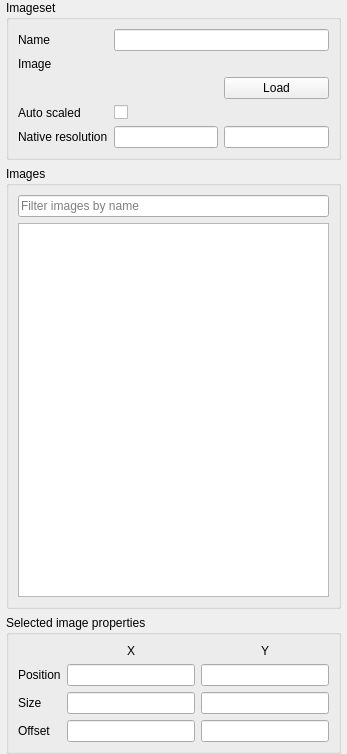
<?xml version="1.0" encoding="UTF-8"?>
<ui version="4.0">
 <class>DockWidget</class>
 <widget class="QDockWidget" name="DockWidget">
  <property name="geometry">
   <rect>
    <x>0</x>
    <y>0</y>
    <width>347</width>
    <height>754</height>
   </rect>
  </property>
  <property name="minimumSize">
   <size>
    <width>347</width>
    <height>463</height>
   </size>
  </property>
  <property name="windowTitle">
   <string>Imageset Editing</string>
  </property>
  <widget class="QWidget" name="dockWidgetContents">
   <layout class="QVBoxLayout" name="verticalLayout">
    <property name="spacing">
     <number>6</number>
    </property>
    <property name="sizeConstraint">
     <enum>QLayout::SetNoConstraint</enum>
    </property>
    <property name="leftMargin">
     <number>6</number>
    </property>
    <property name="topMargin">
     <number>0</number>
    </property>
    <property name="rightMargin">
     <number>6</number>
    </property>
    <property name="bottomMargin">
     <number>0</number>
    </property>
    <item>
     <widget class="QGroupBox" name="imagesetGroupBox">
      <property name="minimumSize">
       <size>
        <width>0</width>
        <height>117</height>
       </size>
      </property>
      <property name="title">
       <string>Imageset</string>
      </property>
      <layout class="QGridLayout" name="gridLayout_2">
       <property name="sizeConstraint">
        <enum>QLayout::SetMinimumSize</enum>
       </property>
       <item row="0" column="0">
        <widget class="QLabel" name="nameLabel">
         <property name="text">
          <string>Name</string>
         </property>
         <property name="buddy">
          <cstring>name</cstring>
         </property>
        </widget>
       </item>
       <item row="0" column="1" colspan="2">
        <widget class="QLineEdit" name="name"/>
       </item>
       <item row="1" column="0">
        <widget class="QLabel" name="imageLabel">
         <property name="text">
          <string>Image</string>
         </property>
        </widget>
       </item>
       <item row="1" column="1" colspan="2">
        <widget class="FileLineEdit" name="image" native="true">
         <property name="sizePolicy">
          <sizepolicy hsizetype="Preferred" vsizetype="Fixed">
           <horstretch>0</horstretch>
           <verstretch>0</verstretch>
          </sizepolicy>
         </property>
        </widget>
       </item>
       <item row="3" column="0">
        <widget class="QLabel" name="autoScaleLabel">
         <property name="text">
          <string>Auto scaled</string>
         </property>
         <property name="buddy">
          <cstring>autoScaled</cstring>
         </property>
        </widget>
       </item>
       <item row="3" column="1" colspan="2">
        <widget class="QCheckBox" name="autoScaled">
         <property name="text">
          <string/>
         </property>
        </widget>
       </item>
       <item row="4" column="0">
        <widget class="QLabel" name="nativeResolutionLabel">
         <property name="text">
          <string>Native resolution</string>
         </property>
        </widget>
       </item>
       <item row="4" column="1">
        <widget class="QLineEdit" name="nativeHorzRes"/>
       </item>
       <item row="4" column="2">
        <widget class="QLineEdit" name="nativeVertRes"/>
       </item>
       <item row="2" column="2">
        <widget class="QPushButton" name="imageLoad">
         <property name="text">
          <string>Load</string>
         </property>
        </widget>
       </item>
      </layout>
     </widget>
    </item>
    <item>
     <widget class="QGroupBox" name="imagesGroupBox">
      <property name="minimumSize">
       <size>
        <width>0</width>
        <height>100</height>
       </size>
      </property>
      <property name="title">
       <string>Images</string>
      </property>
      <layout class="QVBoxLayout" name="verticalLayout_2">
       <item>
        <widget class="QLineEdit" name="filterBox">
         <property name="placeholderText">
          <string>Filter images by name</string>
         </property>
        </widget>
       </item>
       <item>
        <widget class="QListWidget" name="list">
         <property name="editTriggers">
          <set>QAbstractItemView::DoubleClicked|QAbstractItemView::EditKeyPressed|QAbstractItemView::SelectedClicked</set>
         </property>
         <property name="alternatingRowColors">
          <bool>false</bool>
         </property>
         <property name="selectionMode">
          <enum>QAbstractItemView::ExtendedSelection</enum>
         </property>
         <property name="iconSize">
          <size>
           <width>32</width>
           <height>32</height>
          </size>
         </property>
         <property name="selectionRectVisible">
          <bool>true</bool>
         </property>
         <property name="sortingEnabled">
          <bool>true</bool>
         </property>
        </widget>
       </item>
      </layout>
     </widget>
    </item>
    <item>
     <widget class="QGroupBox" name="propertiesGroupBox">
      <property name="sizePolicy">
       <sizepolicy hsizetype="Minimum" vsizetype="Minimum">
        <horstretch>0</horstretch>
        <verstretch>0</verstretch>
       </sizepolicy>
      </property>
      <property name="title">
       <string>Selected image properties</string>
      </property>
      <layout class="QGridLayout" name="gridLayout">
       <item row="1" column="2">
        <widget class="QLineEdit" name="positionY">
         <property name="sizePolicy">
          <sizepolicy hsizetype="Expanding" vsizetype="Fixed">
           <horstretch>0</horstretch>
           <verstretch>0</verstretch>
          </sizepolicy>
         </property>
        </widget>
       </item>
       <item row="1" column="1">
        <widget class="QLineEdit" name="positionX"/>
       </item>
       <item row="1" column="0">
        <widget class="QLabel" name="positionLabel">
         <property name="text">
          <string>Position</string>
         </property>
        </widget>
       </item>
       <item row="2" column="1">
        <widget class="QLineEdit" name="width"/>
       </item>
       <item row="2" column="2">
        <widget class="QLineEdit" name="height"/>
       </item>
       <item row="2" column="0">
        <widget class="QLabel" name="sizeLabel">
         <property name="text">
          <string>Size</string>
         </property>
        </widget>
       </item>
       <item row="0" column="1">
        <widget class="QLabel" name="xColumnLabel">
         <property name="text">
          <string>X</string>
         </property>
         <property name="alignment">
          <set>Qt::AlignCenter</set>
         </property>
        </widget>
       </item>
       <item row="0" column="2">
        <widget class="QLabel" name="yColumnLabel">
         <property name="text">
          <string>Y</string>
         </property>
         <property name="alignment">
          <set>Qt::AlignCenter</set>
         </property>
        </widget>
       </item>
       <item row="3" column="1">
        <widget class="QLineEdit" name="offsetX"/>
       </item>
       <item row="3" column="2">
        <widget class="QLineEdit" name="offsetY"/>
       </item>
       <item row="3" column="0">
        <widget class="QLabel" name="offsetLabel">
         <property name="text">
          <string>Offset</string>
         </property>
        </widget>
       </item>
      </layout>
     </widget>
    </item>
   </layout>
  </widget>
 </widget>
 <customwidgets>
  <customwidget>
   <class>FileLineEdit</class>
   <extends>QWidget</extends>
   <header>qtwidgets</header>
   <container>1</container>
  </customwidget>
 </customwidgets>
 <resources/>
 <connections/>
</ui>
